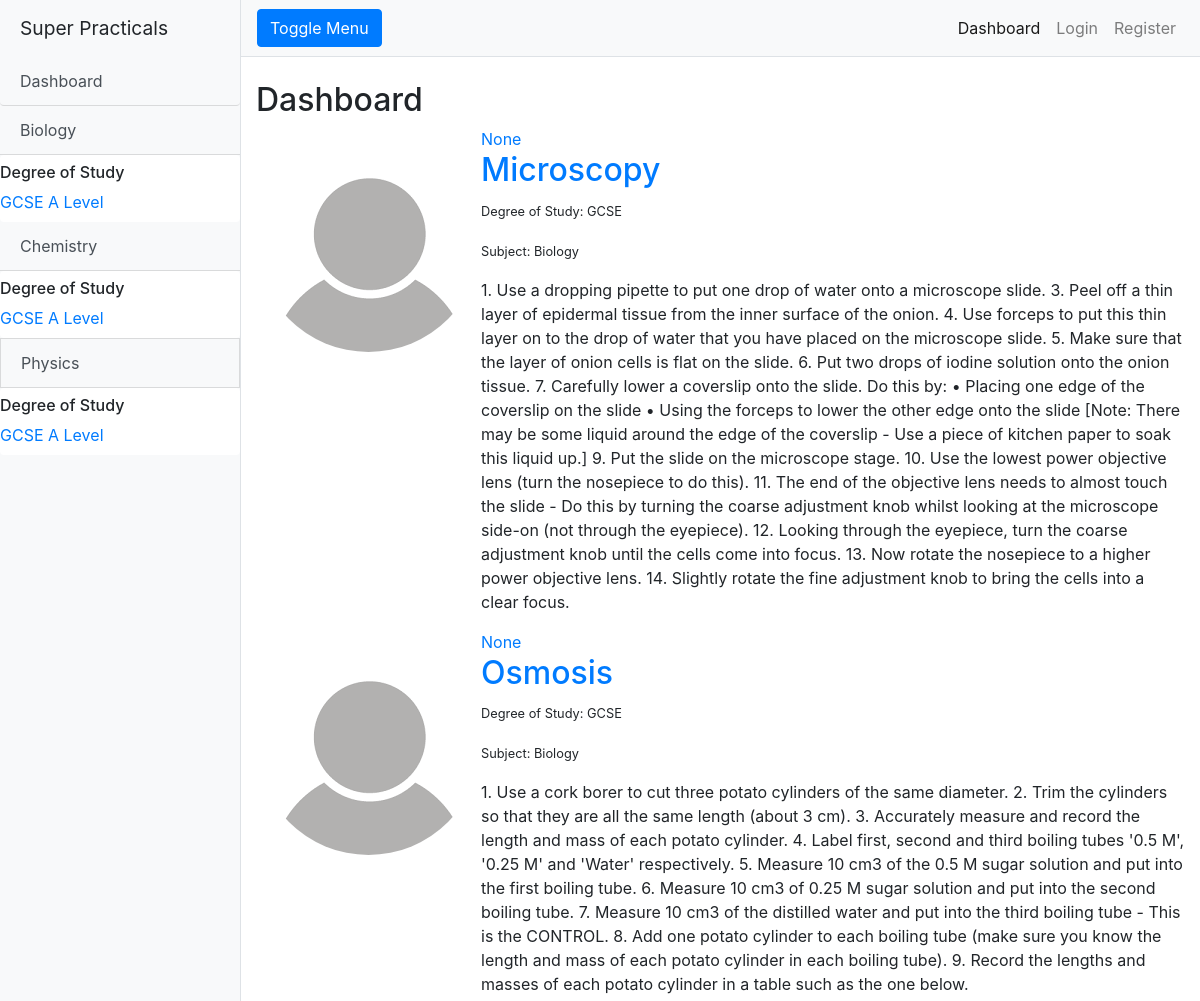
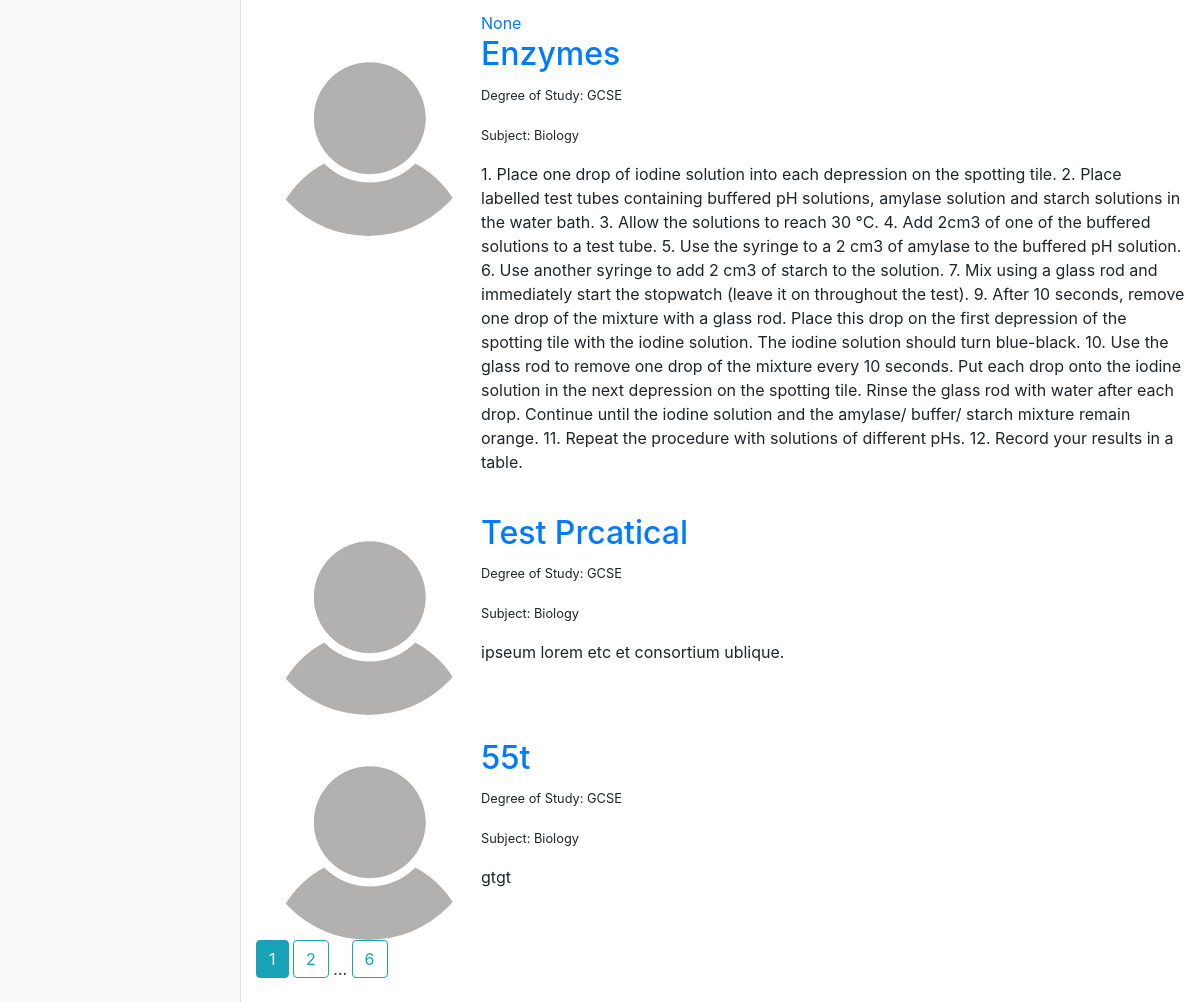
The page / on the database its author committed (2 pictures, top to bottom).
### flaskPracticalWebapp/models.py (models this page shows, shortened)
class Practical(db.Model):
    id = db.Column(db.Integer, primary_key=True)
    title = db.Column(db.String(100), default="", nullable=False)
    degStudy = db.Column(db.String(10), default="GCSE")
    subject = db.Column(db.String(10), default="Biology")
    equipment = db.Column(db.Text, default="Temp Equipment")
    method = db.Column(db.Text, default="Temp Method")
    safety = db.Column(db.String, default="Wear safety goggles")
    default = db.Column(db.Boolean, default=True, nullable=False)
    user_id = db.Column(db.Integer, db.ForeignKey("user.id"), nullable=False, default=1)

class User(db.Model, UserMixin):
    id = db.Column(db.Integer, primary_key=True)
    fname = db.Column(db.String(30), default="")
    surname = db.Column(db.String(30), default="")
    email = db.Column(db.String(120), unique=True, nullable=False)
    dob = db.Column(db.String(10), nullable=False)
    profile_pic = db.Column(db.String(20), nullable=False, default="default.png")
    password = db.Column(db.String(60), nullable=False)
    practicals = db.relationship("Practical", backref="author", lazy=True)

### flaskPracticalWebapp/routes.py (the view)
@app.route('/')
def home():
    title = "Dashboard"
    page = request.args.get("page", 1, type=int)
    if current_user.is_authenticated:
        practicals = Practical.query.filter_by(user_id=current_user.id).paginate(page=page, per_page=5)
    else:
        practicals = Practical.query.filter_by(default=True).paginate(page=page, per_page=5)
    return render_template("index.html", title=title, practicals=practicals)

### flaskPracticalWebapp/templates/index.html
{% extends 'base.html' %}
{% block content %}
  {% for practical in practicals.items %}
    <article class="media content-section">
      <img class="rounded-circle article-img" src="{{ url_for('static', filename='/profile_pic/default.png') }}">
      <div class="media-body">
        <div class="article-metadata">
          <a class="mr-2" href="#">{{ practical.author.firstname }} {{ practical.author.surname }}</a>
        </div>
      <h2><a class="article-title" href="{{ url_for('practical', practical_id=practical.id, practical_title=practical.title) }}">{{ practical.title}}</a></h2>
      <p><small>Degree of Study: {{ practical.degStudy }}</small></p>
      <p><small>Subject: {{ practical.subject }}</small></p>
      <p classs="article-content">{{ practical.method }}</p>
      </div>
    </article>
  {% endfor %}
  {% for page_num in practicals.iter_pages(left_edge=1, right_edge=1, left_current=1, right_current=2) %}
    {% if page_num %}
      {% if practicals.page == page_num %}
        <a class="btn btn-info mb-4" href="{{ url_for('home', page=page_num) }}">{{ page_num }}</a>
      {% else %}
        <a class="btn btn-outline-info mb-4" href="{{ url_for('home', page=page_num) }}">{{ page_num }}</a>
      {% endif %}
    {% else %}
      ...
    {% endif %}
  {% endfor %}
{% endblock %}

### rows shown on the page
Practical: author.surname "None", title "Microscopy", degStudy "GCSE", subject "Biology", method "1. Use a dropping pipette to put one drop of water onto a microscope slide. 3. Peel off a thin layer of epidermal tissue from the inner surface of the onion. 4. Use forceps to put this thin layer on to the drop of water that you have placed on the microscope slide. 5. Make sure that the layer of onion cells is flat on the slide. 6. Put two drops of iodine solution onto the onion tissue. 7. Carefully lower a coverslip onto the slide. Do this by: • Placing one edge of the coverslip on the slide • Using the forceps to lower the other edge onto the slide [Note: There may be some liquid around the edge of the coverslip - Use a piece of kitchen paper to soak this liquid up.] 9. Put the slide on…"
Practical: author.surname "None", title "Osmosis", degStudy "GCSE", subject "Biology", method "1. Use a cork borer to cut three potato cylinders of the same diameter. 2. Trim the cylinders so that they are all the same length (about 3 cm). 3. Accurately measure and record the length and mass of each potato cylinder. 4. Label first, second and third boiling tubes '0.5 M', '0.25 M' and 'Water' respectively. 5. Measure 10 cm3 of the 0.5 M sugar solution and put into the first boiling tube. 6. Measure 10 cm3 of 0.25 M sugar solution and put into the second boiling tube. 7. Measure 10 cm3 of the distilled water and put into the third boiling tube - This is the CONTROL. 8. Add one potato cylinder to each boiling tube (make sure you know the length and mass of each potato cylinder in each…"
Practical: author.surname "None", title "Enzymes", degStudy "GCSE", subject "Biology", method "1. Place one drop of iodine solution into each depression on the spotting tile. 2. Place labelled test tubes containing buffered pH solutions, amylase solution and starch solutions in the water bath. 3. Allow the solutions to reach 30 °C. 4. Add 2cm3 of one of the buffered solutions to a test tube. 5. Use the syringe to a 2 cm3 of amylase to the buffered pH solution. 6. Use another syringe to add 2 cm3 of starch to the solution. 7. Mix using a glass rod and immediately start the stopwatch (leave it on throughout the test). 9. After 10 seconds, remove one drop of the mixture with a glass rod. Place this drop on the first depression of the spotting tile with the iodine solution. The iodine…"
Practical: title "Test Prcatical", degStudy "GCSE", subject "Biology", method "ipseum lorem etc et consortium ublique."
Practical: title "55t", degStudy "GCSE", subject "Biology", method "gtgt"

### other values the page prints
{{ title }} "Dashboard"
{{ page_num }} "1"
{{ page_num }} "2" "6"
